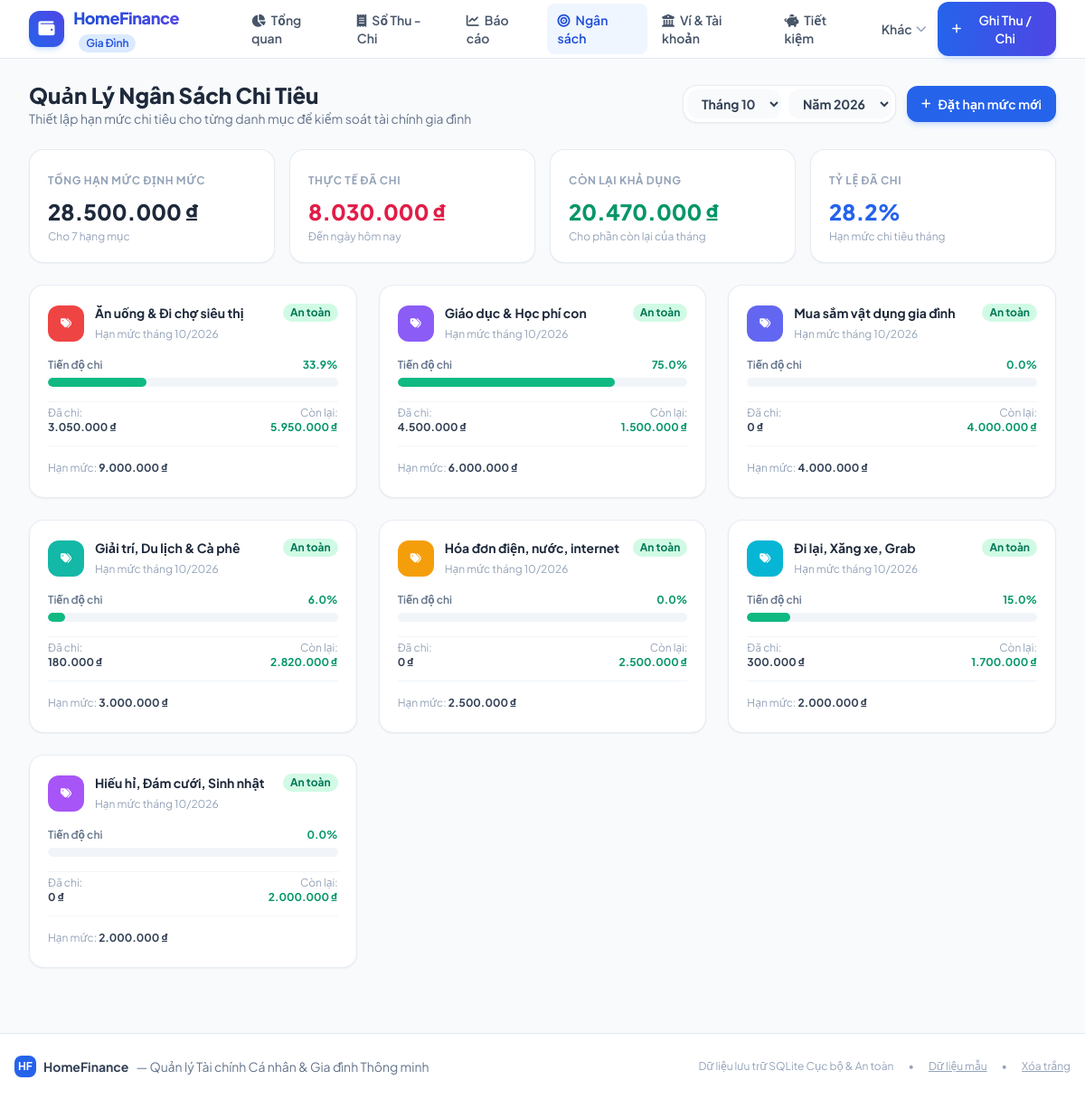
The app's page /budgets with its own data.
### tables this page shows
CREATE TABLE budgets (
            id INTEGER PRIMARY KEY AUTOINCREMENT,
            category_id INTEGER NOT NULL REFERENCES categories(id) ON DELETE CASCADE,
            month INTEGER NOT NULL, -- 1-12
            year INTEGER NOT NULL,
            amount REAL NOT NULL,
            created_at TIMESTAMP DEFAULT CURRENT_TIMESTAMP,
            UNIQUE(category_id, month, year)
        );

### app.py (the view)
@app.route('/budgets')
def budgets():
    conn = get_db_connection()
    cursor = conn.cursor()
    cur_m, cur_y = get_current_period()
    month = int(request.args.get('month', cur_m))
    year = int(request.args.get('year', cur_y))
    month_str = f"{year}-{month:02d}"
    cursor.execute('''
        SELECT
            b.*,
            c.name as category_name, c.color as category_color, c.icon as category_icon,
            COALESCE(spent.total_spent, 0) as total_spent
        FROM budgets b
        JOIN categories c ON b.category_id = c.id
        LEFT JOIN (
            SELECT category_id, SUM(amount) as total_spent
            FROM transactions
            WHERE type = 'expense' AND strftime('%Y-%m', transaction_date) = ?
            GROUP BY category_id
        ) spent ON b.category_id = spent.category_id
        WHERE b.month = ? AND b.year = ?
        ORDER BY b.amount DESC
    ''', (month_str, month, year))
    budgets_list = cursor.fetchall()
    cursor.execute('''
        SELECT * FROM categories
        WHERE type = 'expense'
        AND id NOT IN (SELECT category_id FROM budgets WHERE month = ? AND year = ?)
        ORDER BY name ASC
    ''', (month, year))
    available_categories = cursor.fetchall()
    total_budget = sum(b['amount'] for b in budgets_list)
    total_spent = sum(b['total_spent'] for b in budgets_list)
    conn.close()
    return render_template(
        'budgets.html',
        budgets=budgets_list,
        available_categories=available_categories,
        month=month,
        year=year,
        total_budget=total_budget,
        total_spent=total_spent
    )

### app.py (called while the page is built)
@app.template_filter('currency')
def currency_filter(value):
    try:
        val = float(value or 0)
        return f"{val:,.0f}".replace(",", ".") + " ₫"
    except (ValueError, TypeError):
        return "0 ₫"

def get_current_period():
    now = datetime.now()
    return now.month, now.year

### database.py (called while the page is built)
def get_db_connection():
    conn = sqlite3.connect(DB_PATH)
    conn.row_factory = sqlite3.Row
    conn.execute("PRAGMA foreign_keys = ON")
    return conn

### templates/budgets.html (shortened to what this page needs)
{% extends "base.html" %}
{% block content %}
<div class="space-y-6">
    <div class="flex flex-col sm:flex-row sm:items-center justify-between gap-4">
        <div>
            <h1 class="text-2xl font-extrabold text-slate-800">Quản Lý Ngân Sách Chi Tiêu</h1>
            <p class="text-sm text-slate-500">Thiết lập hạn mức chi tiêu cho từng danh mục để kiểm soát tài chính gia đình</p>
        </div>
        <div class="flex items-center gap-3">
            <form method="GET" action="/budgets" class="flex items-center gap-2 bg-white p-1 rounded-2xl border border-slate-200/80 shadow-sm">
                <select name="month" onchange="this.form.submit()" class="px-3 py-1.5 rounded-xl text-sm font-bold text-slate-700 bg-slate-50 border-none focus:ring-2 focus:ring-blue-500 outline-none">
                    {% for m in range(1, 13) %}
                    <option value="{{ m }}" {% if m == month %}selected{% endif %}>Tháng {{ m }}</option>
                    {% endfor %}
                </select>
                <select name="year" onchange="this.form.submit()" class="px-3 py-1.5 rounded-xl text-sm font-bold text-slate-700 bg-slate-50 border-none focus:ring-2 focus:ring-blue-500 outline-none">
                    {% for y in range(year - 1, year + 2) %}
                    <option value="{{ y }}" {% if y == year %}selected{% endif %}>Năm {{ y }}</option>
                    {% endfor %}
                </select>
            </form>
            <button onclick="openModal('setBudgetModal')" class="inline-flex items-center gap-2 px-4 py-2.5 rounded-xl bg-blue-600 hover:bg-blue-700 text-white text-sm font-semibold shadow-md shadow-blue-500/20 active:scale-95 transition-all">
                <i class="fa-solid fa-plus text-xs"></i>
                <span>Đặt hạn mức mới</span>
            </button>
        </div>
    </div>
    <div class="grid grid-cols-1 sm:grid-cols-4 gap-4">
        <div class="bg-white rounded-2xl p-5 border border-slate-200/80 shadow-sm">
            <span class="text-xs font-bold uppercase tracking-wider text-slate-400">Tổng Hạn Mức Định Mức</span>
            <div class="text-2xl font-extrabold text-slate-800 mt-2">{{ total_budget | currency }}</div>
            <div class="text-xs text-slate-400 mt-1">Cho {{ budgets | length }} hạng mục</div>
        </div>
        <div class="bg-white rounded-2xl p-5 border border-slate-200/80 shadow-sm">
            <span class="text-xs font-bold uppercase tracking-wider text-slate-400">Thực Tế Đã Chi</span>
            <div class="text-2xl font-extrabold text-rose-600 mt-2">{{ total_spent | currency }}</div>
            <div class="text-xs text-slate-400 mt-1">Đến ngày hôm nay</div>
        </div>
        <div class="bg-white rounded-2xl p-5 border border-slate-200/80 shadow-sm">
            <span class="text-xs font-bold uppercase tracking-wider text-slate-400">Còn Lại Khả Dụng</span>
            {% set total_rem = total_budget - total_spent %}
            <div class="text-2xl font-extrabold {% if total_rem >= 0 %}text-emerald-600{% else %}text-rose-600{% endif %} mt-2">
                {{ total_rem | currency }}
            </div>
            <div class="text-xs text-slate-400 mt-1">Cho phần còn lại của tháng</div>
        </div>
        <div class="bg-white rounded-2xl p-5 border border-slate-200/80 shadow-sm">
            <span class="text-xs font-bold uppercase tracking-wider text-slate-400">Tỷ Lệ Đã Chi</span>
            {% set total_pct = (total_spent / total_budget * 100) if total_budget > 0 else 0 %}
            <div class="text-2xl font-extrabold {% if total_pct > 100 %}text-rose-600{% elif total_pct >= 80 %}text-amber-600{% else %}text-blue-600{% endif %} mt-2">
                {{ "%.1f"|format(total_pct) }}%
            </div>
            <div class="text-xs text-slate-400 mt-1">Hạn mức chi tiêu tháng</div>
        </div>
    </div>
    <div class="grid grid-cols-1 md:grid-cols-2 lg:grid-cols-3 gap-6">
        {% if budgets %}
            {% for b in budgets %}
            {% set pct = (b.total_spent / b.amount * 100) if b.amount > 0 else 0 %}
            {% set rem = b.amount - b.total_spent %}
            <div class="bg-white rounded-2xl border border-slate-200/80 p-5 shadow-sm hover:shadow-md transition-all flex flex-col justify-between group">
                <div>
                    <div class="flex items-start justify-between gap-3 mb-3">
                        <div class="flex items-center gap-3">
                            <div class="w-10 h-10 rounded-xl flex items-center justify-center text-white font-bold" style="background-color: {{ b.category_color }}">
                                <i class="fa-solid fa-tags text-xs"></i>
                            </div>
                            <div>
                                <h3 class="font-bold text-slate-800 text-sm">{{ b.category_name }}</h3>
                                <span class="text-xs text-slate-400">Hạn mức tháng {{ month }}/{{ year }}</span>
                            </div>
                        </div>
                        {% if pct > 100 %}
                            <span class="inline-flex items-center px-2 py-0.5 rounded-full text-xs font-bold bg-rose-100 text-rose-700 animate-pulse">
                                Vượt {{ (b.total_spent - b.amount) | currency }}
                            </span>
                        {% elif pct >= 80 %}
                            <span class="inline-flex items-center px-2 py-0.5 rounded-full text-xs font-bold bg-amber-100 text-amber-700">
                                Cảnh báo 80%
                            </span>
                        {% else %}
                            <span class="inline-flex items-center px-2 py-0.5 rounded-full text-xs font-bold bg-emerald-100 text-emerald-700">
                                An toàn
                            </span>
                        {% endif %}
                    </div>
                    <div class="space-y-1.5 my-4">
                        <div class="flex items-center justify-between text-xs">
                            <span class="font-semibold text-slate-500">Tiến độ chi</span>
                            <span class="font-bold {% if pct > 100 %}text-rose-600{% elif pct >= 80 %}text-amber-600{% else %}text-emerald-600{% endif %}">
                                {{ "%.1f"|format(pct) }}%
                            </span>
                        </div>
                        <div class="w-full bg-slate-100 rounded-full h-2.5 overflow-hidden">
                            <div class="h-2.5 rounded-full transition-all duration-500 {% if pct > 100 %}bg-rose-500{% elif pct >= 80 %}bg-amber-500{% else %}bg-emerald-500{% endif %}" style="width: {{ [pct, 100] | min }}%"></div>
                        </div>
                    </div>
                    <div class="grid grid-cols-2 gap-2 text-xs pt-1 border-t border-slate-100">
                        <div>
                            <span class="text-slate-400">Đã chi:</span>
                            <div class="font-bold text-slate-700">{{ b.total_spent | currency }}</div>
                        </div>
                        <div class="text-right">
                            <span class="text-slate-400">Còn lại:</span>
                            <div class="font-bold {% if rem >= 0 %}text-emerald-600{% else %}text-rose-600{% endif %}">
                                {{ rem | currency }}
                            </div>
                        </div>
                    </div>
                </div>
                <div class="pt-3 mt-3 border-t border-slate-100 flex items-center justify-between text-xs">
                    <span class="text-slate-400">Hạn mức: <strong class="text-slate-700">{{ b.amount | currency }}</strong></span>
                </div>
            </div>
            {% endfor %}
        {% endif %}
    </div>
</div>
{% endblock %}

### templates/base.html (shortened to what this page needs)
<!DOCTYPE html>
<html lang="vi" class="h-full bg-slate-50">
<head>
    <script src="https://cdn.tailwindcss.com"></script>
    <link rel="stylesheet" href="https://cdnjs.cloudflare.com/ajax/libs/font-awesome/6.5.1/css/all.min.css">
    <link rel="stylesheet" href="{{ url_for('static', filename='css/style.css') }}">
</head>
<body class="h-full flex flex-col text-slate-800 antialiased selection:bg-blue-100 selection:text-blue-900">
    <header class="sticky top-0 z-40 bg-white/95 backdrop-blur-md border-b border-slate-200">
        <div class="max-w-7xl mx-auto px-4 sm:px-6 lg:px-8">
            <div class="flex items-center justify-between h-16">
                <div class="flex items-center gap-3">
                    <a href="/" class="flex items-center gap-2.5 group">
                        <div class="w-10 h-10 rounded-xl bg-gradient-to-tr from-blue-600 to-indigo-600 flex items-center justify-center text-white shadow-md shadow-blue-500/20 group-hover:scale-105 transition-transform">
                            <i class="fa-solid fa-wallet text-lg"></i>
                        </div>
                        <div>
                            <span class="font-extrabold text-lg tracking-tight bg-gradient-to-r from-blue-700 to-indigo-600 bg-clip-text text-transparent">HomeFinance</span>
                            <span class="hidden sm:inline-block text-xs font-semibold px-2 py-0.5 rounded-full bg-blue-100 text-blue-700 ml-1.5">Gia Đình</span>
                        </div>
                    </a>
                </div>
                <nav class="hidden md:flex items-center gap-1">
                    <a href="/" class="px-3 py-2 rounded-lg text-sm font-semibold transition-all {% if request.endpoint == 'dashboard' %}bg-blue-50 text-blue-700{% else %}text-slate-600 hover:text-slate-900 hover:bg-slate-100{% endif %}">
                        <i class="fa-solid fa-chart-pie mr-1.5"></i>Tổng quan
                    </a>
                    <a href="/transactions" class="px-3 py-2 rounded-lg text-sm font-semibold transition-all {% if request.endpoint == 'transactions' %}bg-blue-50 text-blue-700{% else %}text-slate-600 hover:text-slate-900 hover:bg-slate-100{% endif %}">
                        <i class="fa-solid fa-receipt mr-1.5"></i>Sổ Thu - Chi
                    </a>
                    <a href="/reports" class="px-3 py-2 rounded-lg text-sm font-semibold transition-all {% if request.endpoint == 'reports' %}bg-blue-50 text-blue-700{% else %}text-slate-600 hover:text-slate-900 hover:bg-slate-100{% endif %}">
                        <i class="fa-solid fa-chart-line mr-1.5"></i>Báo cáo
                    </a>
                    <a href="/budgets" class="px-3 py-2 rounded-lg text-sm font-semibold transition-all {% if request.endpoint == 'budgets' %}bg-blue-50 text-blue-700{% else %}text-slate-600 hover:text-slate-900 hover:bg-slate-100{% endif %}">
                        <i class="fa-solid fa-bullseye mr-1.5"></i>Ngân sách
                    </a>
                    <a href="/accounts" class="px-3 py-2 rounded-lg text-sm font-semibold transition-all {% if request.endpoint == 'accounts' %}bg-blue-50 text-blue-700{% else %}text-slate-600 hover:text-slate-900 hover:bg-slate-100{% endif %}">
                        <i class="fa-solid fa-building-columns mr-1.5"></i>Ví & Tài khoản
                    </a>
                    <a href="/goals" class="px-3 py-2 rounded-lg text-sm font-semibold transition-all {% if request.endpoint == 'goals' %}bg-blue-50 text-blue-700{% else %}text-slate-600 hover:text-slate-900 hover:bg-slate-100{% endif %}">
                        <i class="fa-solid fa-piggy-bank mr-1.5"></i>Tiết kiệm
                    </a>
                    <div class="relative group">
                        <button class="px-3 py-2 rounded-lg text-sm font-semibold text-slate-600 hover:text-slate-900 hover:bg-slate-100 flex items-center gap-1">
                            <span>Khác</span>
                            <i class="fa-solid fa-chevron-down text-xs text-slate-400 group-hover:rotate-180 transition-transform"></i>
                        </button>
                    </div>
                </nav>
                <div class="flex items-center gap-3">
                    <button onclick="openModal('quickAddModal')" class="inline-flex items-center gap-2 bg-gradient-to-r from-blue-600 to-indigo-600 hover:from-blue-700 hover:to-indigo-700 text-white font-semibold text-sm px-4 py-2.5 rounded-xl shadow-md shadow-blue-500/20 hover:shadow-lg hover:shadow-blue-500/30 active:scale-95 transition-all">
                        <i class="fa-solid fa-plus text-xs"></i>
                        <span>Ghi Thu / Chi</span>
                    </button>
                </div>
            </div>
        </div>
    </header>
    <main class="flex-1 max-w-7xl w-full mx-auto px-4 sm:px-6 lg:px-8 py-6">
        {% block content %}{% endblock %}
    </main>
    <footer class="bg-white border-t border-slate-200 mt-12 py-6 text-center text-sm text-slate-500">
        <div class="max-w-7xl mx-auto px-4 flex flex-col sm:flex-row items-center justify-between gap-3">
            <div class="flex items-center gap-2">
                <div class="w-6 h-6 rounded-lg bg-blue-600 text-white flex items-center justify-center text-xs font-bold">HF</div>
                <span class="font-bold text-slate-700">HomeFinance</span> — Quản lý Tài chính Cá nhân & Gia đình Thông minh
            </div>
            <div class="flex items-center gap-4 text-xs text-slate-400">
                <span>Dữ liệu lưu trữ SQLite Cục bộ & An toàn</span>
                <span>•</span>
                <button onclick="resetDemoData('sample')" class="hover:text-blue-600 underline">Dữ liệu mẫu</button>
                <span>•</span>
                <button onclick="resetDemoData('clean')" class="hover:text-red-600 underline">Xóa trắng</button>
            </div>
        </div>
    </footer>
</body>
</html>

### static/css/style.css (style rules this page uses)
body { font-family: 'Plus Jakarta Sans', system-ui, -apple-system, BlinkMacSystemFont, 'Segoe UI', Roboto, Oxygen, Ubuntu, Cantarell, sans-serif; -webkit-font-smoothing: antialiased; }

### records on screen
budgets: category_name "Ăn uống & Đi chợ siêu thị", month "10", year "2026", pct "33.9", {{ [pct, 100] | min }} 33.88888888888889 (drawn), total_spent "3.050.000 ₫", rem "5.950.000 ₫", amount "9.000.000 ₫"
budgets: category_name "Giáo dục & Học phí con", month "10", year "2026", pct "75.0", total_spent "4.500.000 ₫", rem "1.500.000 ₫", amount "6.000.000 ₫"
budgets: category_name "Mua sắm vật dụng gia đình", month "10", year "2026", pct "0.0", total_spent "0 ₫", rem "4.000.000 ₫", amount "4.000.000 ₫"
budgets: category_name "Giải trí, Du lịch & Cà phê", month "10", year "2026", pct "6.0", total_spent "180.000 ₫", rem "2.820.000 ₫", amount "3.000.000 ₫"
budgets: category_name "Hóa đơn điện, nước, internet", month "10", year "2026", pct "0.0", total_spent "0 ₫", rem "2.500.000 ₫", amount "2.500.000 ₫"
budgets: category_name "Đi lại, Xăng xe, Grab", month "10", year "2026", pct "15.0", total_spent "300.000 ₫", rem "1.700.000 ₫", amount "2.000.000 ₫"
budgets: category_name "Hiếu hỉ, Đám cưới, Sinh nhật", month "10", year "2026", pct "0.0", total_spent "0 ₫", rem "2.000.000 ₫", amount "2.000.000 ₫"

### other values on screen
{{ total_budget | currency }} "28.500.000 ₫"
{{ budgets | length }} "7"
{{ total_spent | currency }} "8.030.000 ₫"
{{ total_rem | currency }} "20.470.000 ₫"
{{ "%.1f"|format(total_pct) }} "28.2"
